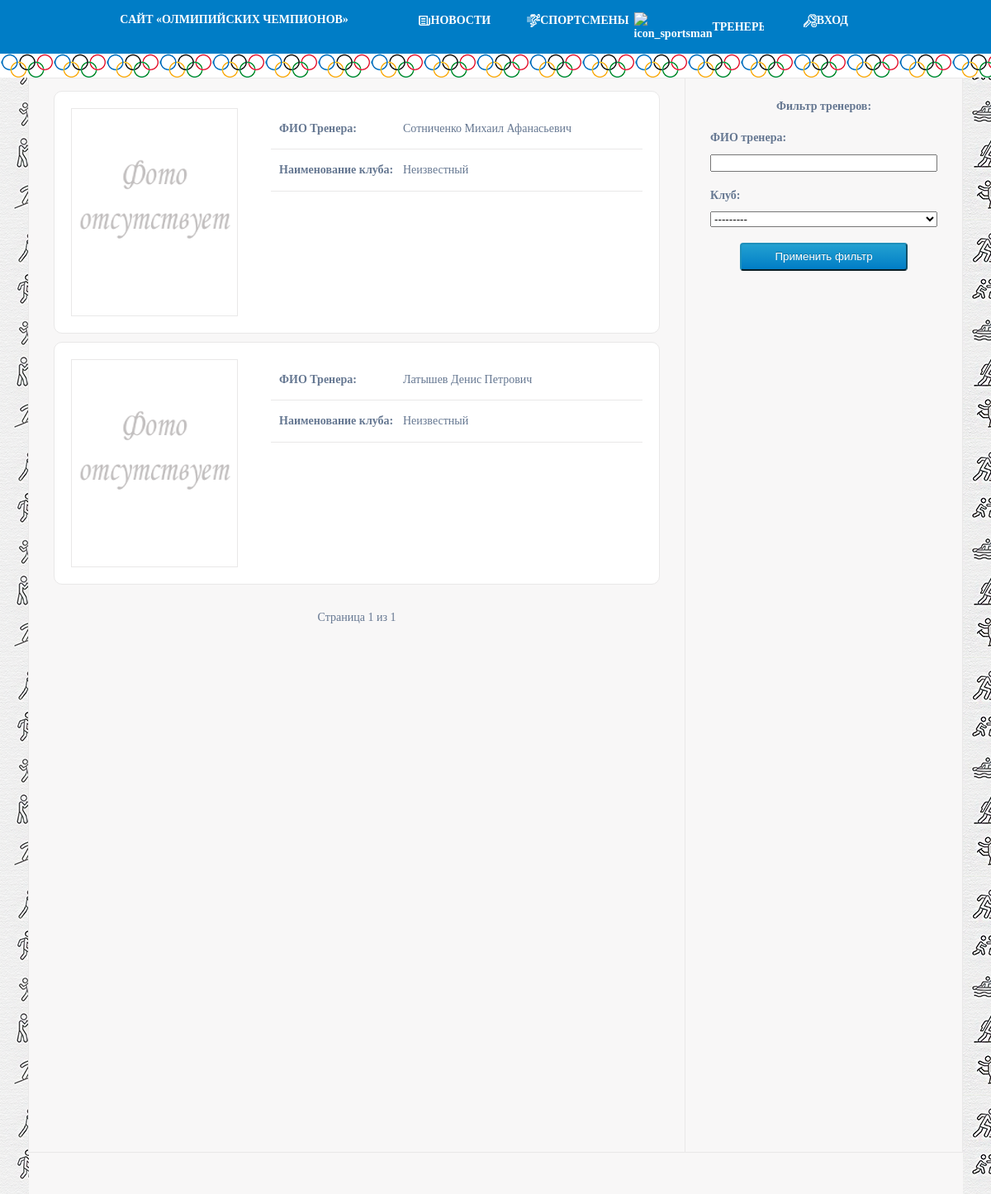
Screenshot of /news/trener/ with the database file from the repository.
### app/olimp/models.py (models this page shows, shortened)
class Trener(models.Model):
    trener_name = models.CharField(
        max_length=50,
        verbose_name="ФИО тренера",
        null=False,
        blank=False,
    )
    trener_img = models.ImageField(
        upload_to="media/trener/%y/%m/%d/",
        default="media/default.png",
        verbose_name="Загрузить фото",
        null=False,
        blank=True,
    )
    club_id = models.ForeignKey(
        "Club",
        on_delete=models.CASCADE,
        related_name="Club_Trener",
        verbose_name="Клуб",
        null=False,
        blank=False,
    )
    trener_is_visible = models.BooleanField(
        default=False,
        verbose_name="Скрытая запись",
        null=True,
        blank=True,
    )
    class Meta:
        verbose_name = "ТРЕНЕРА"
        verbose_name_plural = "ТРЕНЕРЫ"

class Club(models.Model):
    club_name = models.CharField(
        max_length=30,
        verbose_name="Название клуба",
        null=False,
        blank=False,
    )
    club_img = models.ImageField(
        upload_to="media/club/%y/%m/%d/",
        verbose_name="Загрузить логотип",
        default="media/default.png",
        null=False,
        blank=True,
    )
    club_is_visible = models.BooleanField(
        default=False,
        verbose_name="Скрытая запись",
        null=True,
        blank=True,
    )
    def __str__(self):
        return self.club_name
    class Meta:
        verbose_name = "КЛУБ"
        verbose_name_plural = "КЛУБЫ"

### app/olimp/views.py (the view)
# urls.py: path('trener/', TrenerList.as_view(), name='trener'),
class TrenerList(FilterView):
    model = Trener
    filterset_class = TrenerFilter
    context_object_name = "treners"
    template_name = "trener/trener_list.html"
    paginate_by = settings.OBJECTS_ON_PAGE
    def get_context_data(self, **kwargs):
        context = super().get_context_data(**kwargs)
        context["treners"] = self.queryset
        context["title"] = "Тренеры"
        return context
    def get_queryset(self):
        return Trener.objects.filter(trener_is_visible=False)

### app/olimp/templates/trener/trener_list.html
{% extends 'trener/base_trener_list.html' %}

### templates/trener/base_trener_list.html (shortened to what this page needs)
{% load static %}
{% include "../inc/_header.html" %}
<div class="wrapper">
    <div class="field">
        <div class="field_news">
            <div class="news">
                {% for trener in page_obj %}
                <div class="records">
                    <div class="photo_news">
                        <img src="/media/{{ trener.trener_img }}" class="photo">
                    </div>
                    <div class="items_news">
                        <div class="title_info_sportsman">
                            <div class="desc_info_sportsman">
                                <strong>ФИО Тренера:  </strong>
                            </div>
                            <div>{{trener.trener_name}}</div>
                        </div>
                        <div class="title_info_sportsman">
                            <div class="desc_info_sportsman">
                                <strong>Наименование клуба:  </strong>
                            </div>
                            <div>{{trener.club_id}}</div>
                        </div>
                    </div>
                </div>
                {% endfor %}
            </div>
            <div class="pagin">
                <span> Страница {{ page_obj.number }} из {{ page_obj.paginator.num_pages }} </span>
            </div>
        </div>
        <div class="right-panel">
            <div>
                <form method="get" class="setup_centr">
                    <p><strong style="text-align:center;">Фильтр тренеров: </strong></p>
                    {{ filter.form.as_p }}
                    <div style="text-align:center">
                        <button type="submit" Class="btn">Применить фильтр</button>
                    </div>
                </form>
            </div>
        </div>
    </div>
</div>
{% include "../inc/_footer.html" %}

### static/css/main.css (style rules this page uses)
html { margin: 0; padding: 0; box-sizing: border-box; text-decoration: none; list-style: none; outline: none; line-height: 120%; }
body { margin: 0px; padding: 0px; background-image: url("../img/background1.png"); background-repeat: repeat; font-family: Verdana; font-size: 14px; color: #657791; }
.field { display: flex; justify-content: space-between; background: #f8f7f7; border: 1px solid #e9e8e8; width: 1130px; height: 1300px; margin-left: auto; margin-right: auto; }
.field_news { width: 800px; height: inherit; border-right: 1px solid #e9e8e8; }
.news { margin: 15px; margin-left: 30px; margin-right: 30px; }
.records { display: flex; align-items: flex-start; background: white; border: 1px solid #e9e8e8; border-radius: 10px; margin-bottom: 10px; }
.photo_news { border: 1px solid #e9e8e8; margin: 20px; height: 100%; }
.items_news { margin-left: 50px; margin: 20px; width: 100%; height: 100%; }
img.photo { width: 200px; height: 250px; }
.pagin { text-align: center; margin-top: 30px; margin-bottom: 30px; }
.right-panel { margin-left: 20px; margin-right: 20px; padding: 10px; width: 300px; }
label { white-space: pre; font-weight: bold; margin-bottom: 10px; }
p { display: flex; align-content: space-between; flex-direction: column; padding-bottom: 5px; }
.btn { padding: 7.5px 40px; border-radius: 4px; color: #ffffff; text-shadow: 0 -1px 0 rgb(0 0 0 / 25%); background-color: #007dc6; background-image: linear-gradient(to bottom, #23a1d1, #007dc6); background-repeat: repeat-x; border-color: #1f90bb #1f90bb #145e7a; }
.title_info_sportsman { display: flex; align-items: baseline; padding: 15px 10px; border-bottom: 1px solid #e9e8e8; width: 430px; }
.desc_info_sportsman { width: 150px; }

### rows the page displays
Trener: trener_img (placeholder picture), trener_name "Сотниченко Михаил Афанасьевич", club_id "Неизвестный"
Trener: trener_img (placeholder picture), trener_name "Латышев Денис Петрович", club_id "Неизвестный"

### other values shown
{{ page_obj.number }} "1"
{{ page_obj.paginator.num_pages }} "1"
